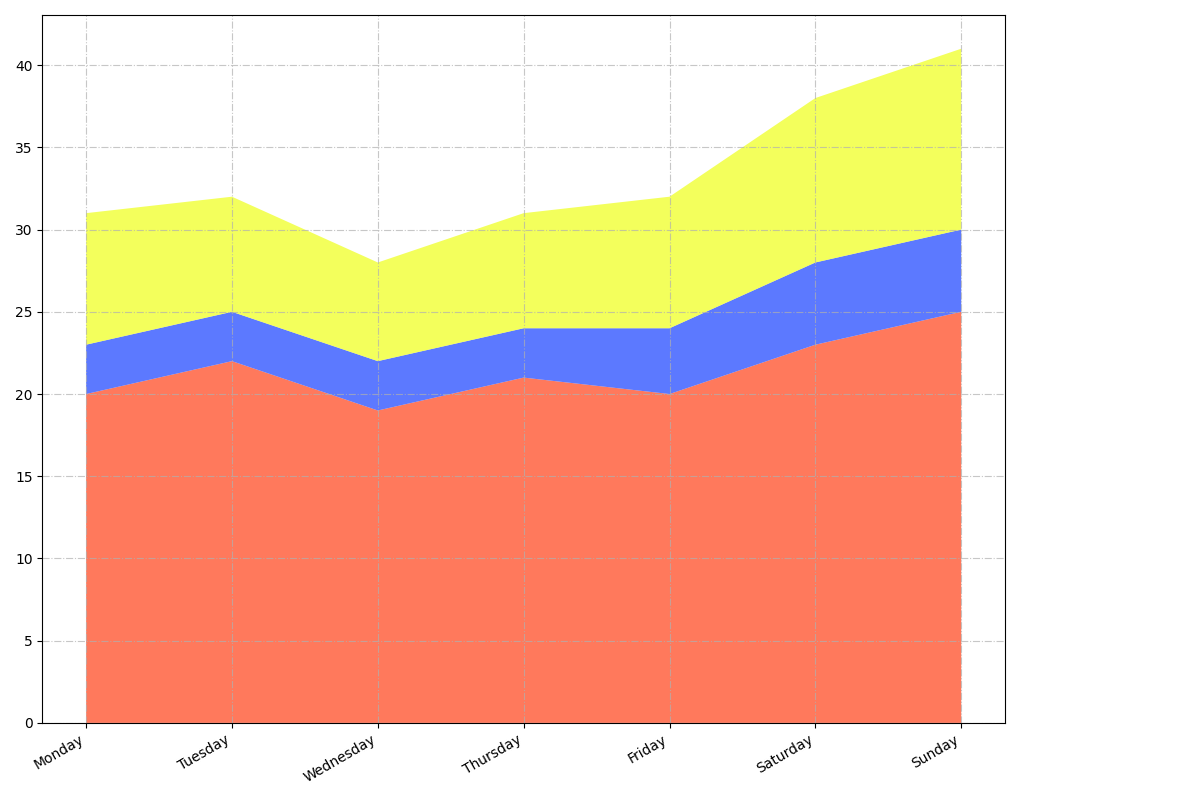

Here is the Python script that generated this plot:
import matplotlib.pyplot as plt
import numpy as np

days = ['Monday', 'Tuesday', 'Wednesday', 'Thursday', 'Friday', 'Saturday', 'Sunday']

heating = [20, 22, 19, 21, 20, 23, 25]
# cooling = [10, 12, 9, 11, 10, 8, 7]  # This group is removed
lighting = [3, 3, 3, 3, 4, 5, 5]
appliances = [8, 7, 6, 7, 8, 10, 11]
# entertainment = [5, 4, 5, 6, 7, 8, 10]  # This group is removed

# Update the energy_stack without the removed groups
energy_stack = np.row_stack((heating, lighting, appliances))

fig, ax = plt.subplots(figsize=(12, 8))

# Update colors to reflect the new number of groups
ax.stackplot(days, energy_stack,
             colors=['#FF5733', '#3357FF', '#F0FF33'], alpha=0.8)

ax.grid(True, linestyle='-.', alpha=0.7)

plt.xticks(rotation=30, ha='right')
plt.tight_layout(rect=[0, 0, 0.85, 1])
plt.show()
